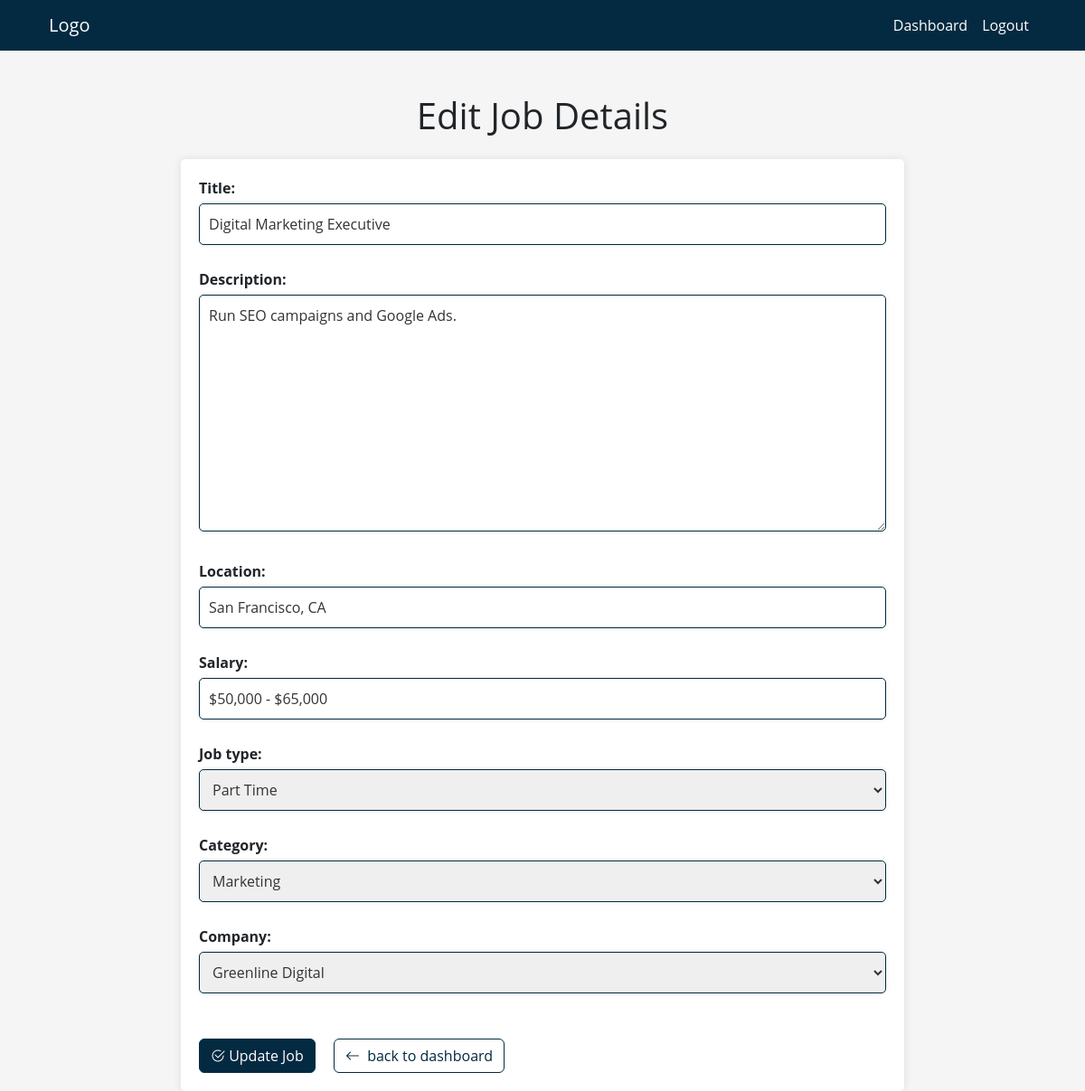
Before: /jobs/2/edit/ (signed in) with the older database file.
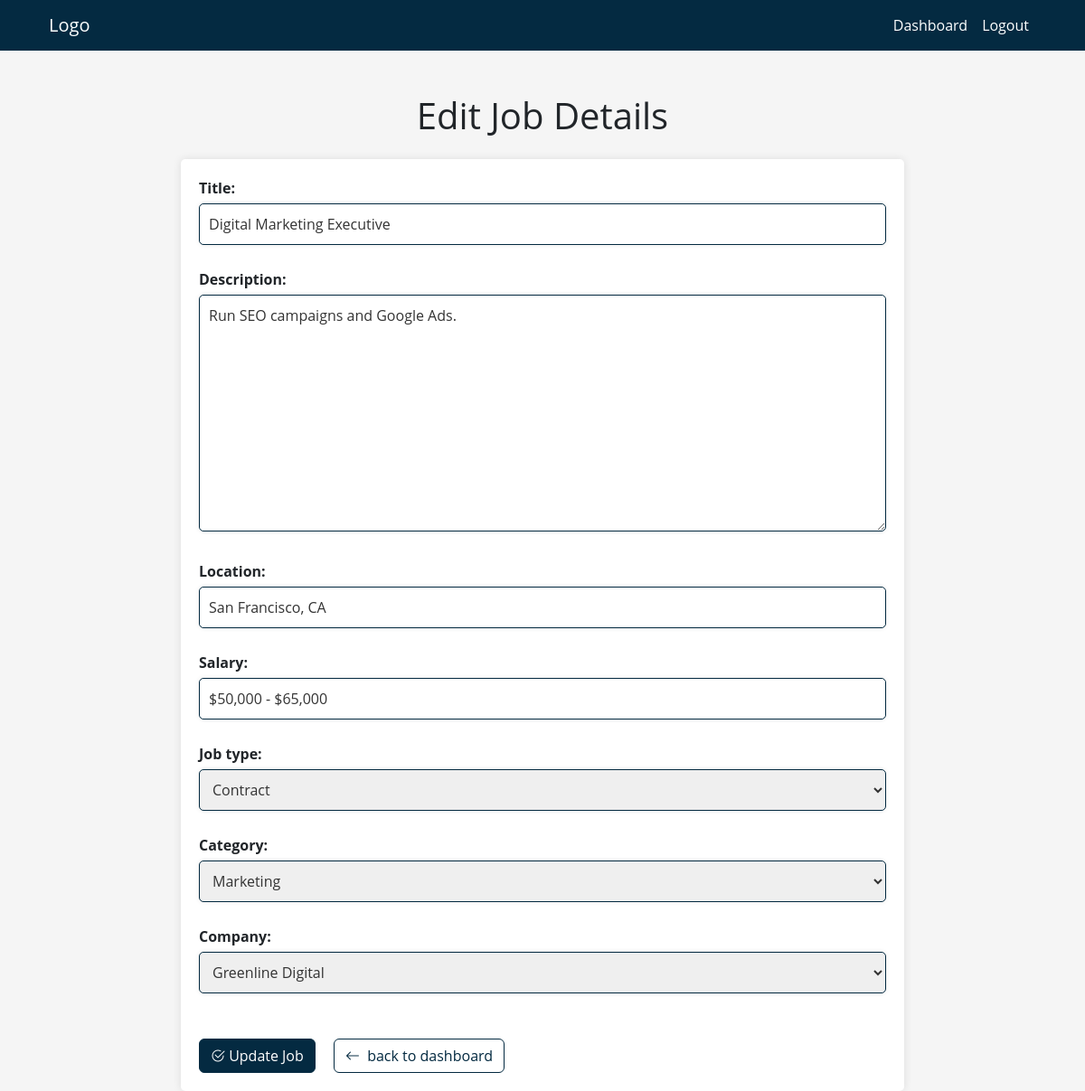
After: the same page with the newer database file.
### app1/models.py (models this page shows, shortened)
class Job(models.Model):
    JOB_TYPES = [
        ('FT', 'Full Time'),
        ('PT', 'Part Time'),
        ('CT', 'Contract'),
        ('FL', 'Freelance')
    ]
    title = models.CharField(max_length=255)
    description = models.TextField()
    location = models.CharField(max_length=100)
    salary = models.CharField(max_length=50, blank=True ,default='0')
    job_type = models.CharField(max_length=2, choices=JOB_TYPES)
    company = models.ForeignKey(Company, on_delete=models.CASCADE)
    category = models.ForeignKey(Category, on_delete=models.SET_NULL, null=True)
    posted_by = models.ForeignKey(User, on_delete=models.CASCADE)
    posted_at = models.DateTimeField(auto_now_add=True)

### app1/views.py (the view)
# urls.py: path('jobs/<int:pk>/edit/', views.edit_job, name='edit_job'),
@login_required
def edit_job(request, pk):
    job = get_object_or_404(Job, pk=pk, posted_by=request.user)
    if request.method == 'POST':
        form = JobForm(request.POST, instance=job)
        if form.is_valid():
            form.save()
            return redirect('employer_dashboard')
    else:
        form = JobForm(instance=job)
    return render(request, 'jobs/edit_job.html', {'form': form})

### app1/forms.py
class JobForm(forms.ModelForm):
    class Meta:
        model = Job
        fields = ['title', 'description', 'location', 'salary', 'job_type', 'category', 'company']

### app1/models.py (called while the page is built)
    def __str__(self):
        return self.name

    def __str__(self):
        return self.name

### app1/templates/jobs/edit_job.html (shortened to what this page needs)
{% extends 'jobs/base.html' %}
{% block content %}
<div class="container mt-5">
        <h1 class="text-center mb-4">{% if form.instance.pk %}Edit Job Details{% else %}Create New Job{% endif %}</h1>
        <div class="employer-form">
            <form method="post">{% csrf_token %}
                {{ form.as_p }}
                <button type="submit" class="btn btn2 me-3 mt-4"><i class="bi bi-check2-circle"></i> Update Job</button>
                <a href="{% url 'employer_dashboard' %}" class="btn btn1 mt-4"><i class="bi bi-arrow-left me-1"></i> back to dashboard</a>
            </form>
        </div>
    </div>
{% endblock %}

Changed rows visible on the page:
changed Job "Digital Marketing Executive": job_type "Part Time" → "Contract"
